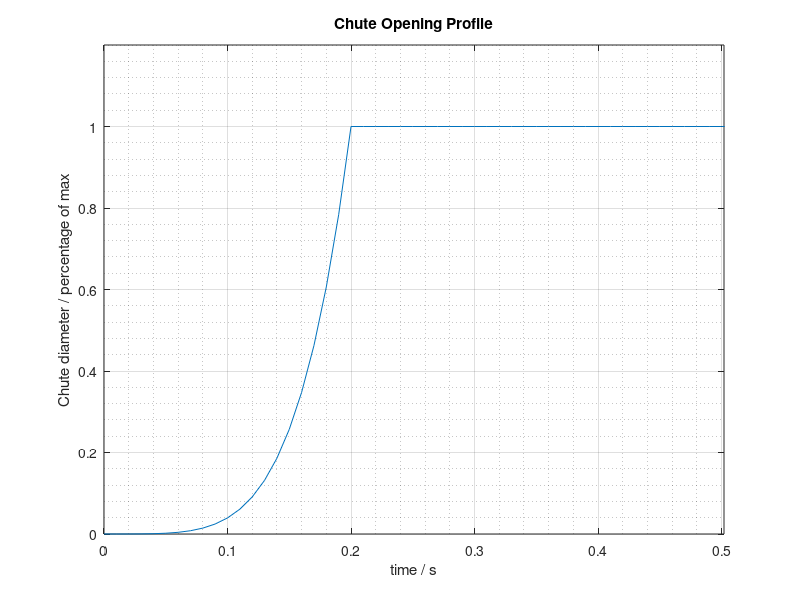
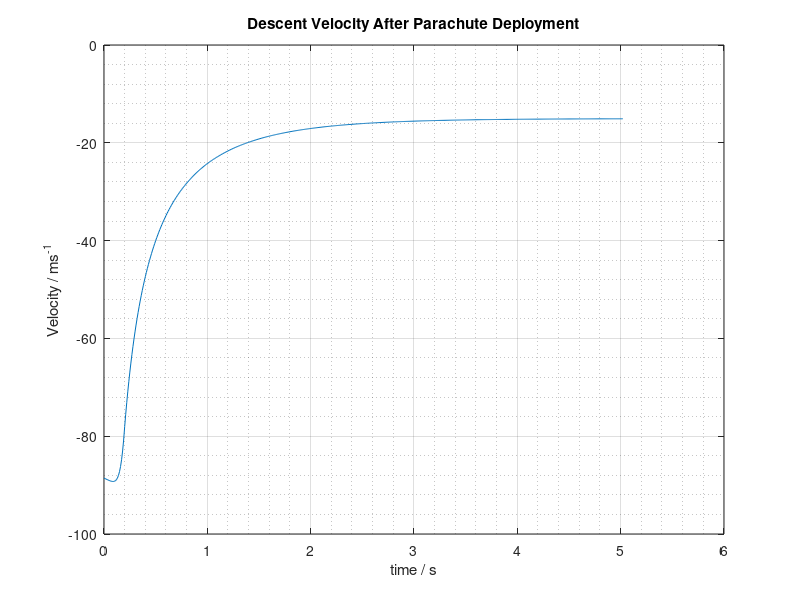
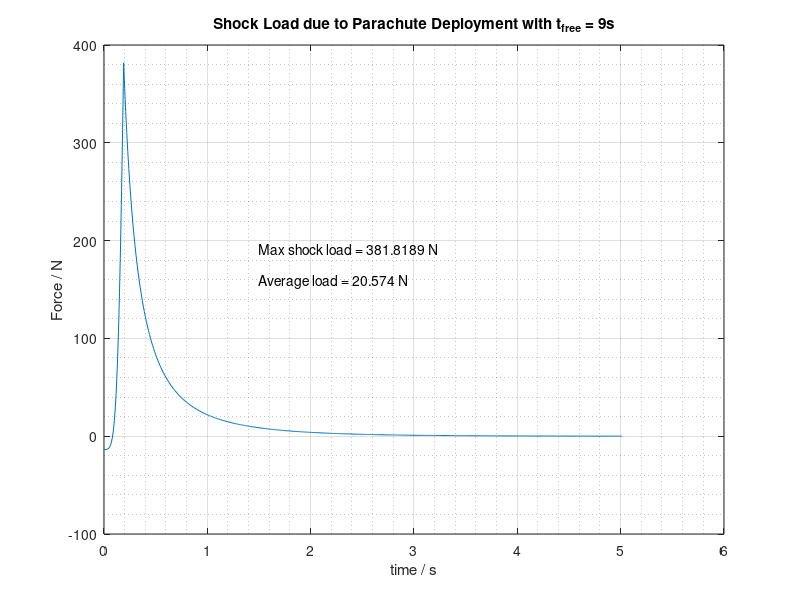

The MATLAB source for these figures, in order:
%%%%%%%%%%%%%%%%%%%%%%%%%%%%%%%%%%%%%%%%%%%%%%%%%%%%%%%%%%%%%%%%%%%%%%%%%%%
%   MATLAB script that calculates the time-varying load in the shock 
%   chord using Newton's second law. The rocket is modelled as a point mass and
%   the shock cord is inextensible. The variation of the parachute force as it 
%   opens is modelled by a polynomial initial period followed by a constant 
%   force, with the parachute opening time as a input.
%%%%%%%%%%%%%%%%%%%%%%%%%%%%%%%%%%%%%%%%%%%%%%%%%%%%%%%%%%%%%%%%%%%%%%%%%%%

clear
clc
close all

file_name = 'test';        

    %   inputs
Cd = 1.4;       %   parachute drag coefficient
L = 2.5;        %   shock cord length
S = pi*0.15^2;  %   parachute area
m = 1.4;        %   rocket mass
t_delay = 9;    %   parachute delployment delay (after apogee)

    %   simulation time parameters
dt = 0.01;
total_time = 5;
sim_time = 0;

V0 = sqrt(2*9.81*L+t_delay^2*9.81^2);   
v = [];
v(1) = -V0;
v(2) = V0+10;
k = 0.5*1.225*Cd*S/m;
grad = [];
grad(1:2) = 0;

error = 10;

    %   parachute force scale factor
F = ones(1,total_time/dt+3);
F_open = 0.2+dt;                  %   time taken to open parachute fully

F_ticks = F_open/dt;

disp('Assume parachute opening can be modelled by an nth order polynomial')
n = input('n = ');

if n ~= 0
    
    for i = 1:F_ticks
   
        F(i) = (i*dt)^n/(F_open)^n;
    
    end
end

i = 2;

    %   solver loop
while sim_time<total_time+dt
    v(i) = (k*v(i-1)^2*F(i)-9.81)*dt+v(i-1);
    %error = (v(i)-v(i-1))^2;
    sim_time = sim_time+dt;
    i = i+1;
    
end

time = 0:dt:(length(v)-1)*dt;

    %   plot to show parachute force scaling
figure
hold on
title('Chute Opening Profile')
plot(time,F)
xlabel('time / s')
ylabel('Chute diameter / percentage of max')
ylim([0 1.2])
xlim([0 time(end)*0.1])
grid on
grid minor
box on
hold off
exportgraphics(gcf, sprintf('%s_chute_opening.png',  file_name), 'Resolution', 600);

for i = 1:length(v)-1
    grad(i) = (v(i+1)-v(i))/dt;
    
end

figure
plot(time,v)
title('Descent Velocity After Parachute Deployment')
xlabel('time / s')
ylabel('Velocity / ms^{-1}')
grid minor
grid on
exportgraphics(gcf, sprintf('%s_velocity.png', file_name), 'Resolution', 600);

figure
plot(time(1:length(time)-1),m*grad)
title(['Shock Load due to Parachute Deployment with t_{free} = ', num2str(t_delay), 's'])
grid minor
grid on
text(total_time*0.3,max(m*grad)/2,['Max shock load = ', num2str(double(max(m*grad))), ' N'])
text(total_time*0.3,max(m*grad)/2.4,['Average load = ', num2str(sum(m*grad)*dt/total_time), ' N'])
xlabel('time / s')
ylabel('Force / N')
exportgraphics(gcf, sprintf('%s_shock_loads.png',  file_name), 'Resolution', 600);

disp(['Total impulse delivered = ', num2str(sum(grad)*dt*m), ' Ns'])
disp(['Max shock load = ', num2str(max(m*grad)), ' N'])
disp(['Average load = ', num2str(sum(m*grad)*dt/total_time), ' N'])
